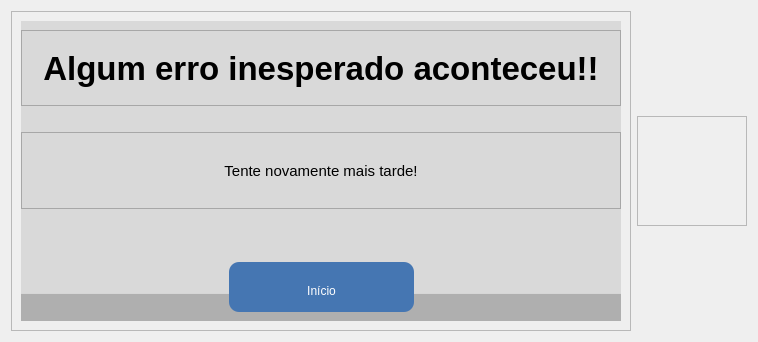
     <widget class="QWidget" name="loadingAndErrorPage">
      <layout class="QHBoxLayout" name="horizontalLayout_26">
       <item>
        <widget class="QFrame" name="frame_13">
         <property name="frameShape">
          <enum>QFrame::StyledPanel</enum>
         </property>
         <property name="frameShadow">
          <enum>QFrame::Raised</enum>
         </property>
         <layout class="QHBoxLayout" name="horizontalLayout_27">
          <item>
           <widget class="QFrame" name="frame_22">
            <property name="minimumSize">
             <size>
              <width>600</width>
              <height>300</height>
             </size>
            </property>
            <property name="maximumSize">
             <size>
              <width>600</width>
              <height>300</height>
             </size>
            </property>
            <property name="styleSheet">
             <string notr="true">background-color: rgb(217, 217, 217);</string>
            </property>
            <property name="frameShape">
             <enum>QFrame::NoFrame</enum>
            </property>
            <property name="frameShadow">
             <enum>QFrame::Raised</enum>
            </property>
            <layout class="QVBoxLayout" name="verticalLayout_23">
             <property name="leftMargin">
              <number>0</number>
             </property>
             <property name="rightMargin">
              <number>0</number>
             </property>
             <property name="bottomMargin">
              <number>0</number>
             </property>
             <item>
              <widget class="QFrame" name="frame_23">
               <property name="maximumSize">
                <size>
                 <width>16777215</width>
                 <height>90</height>
                </size>
               </property>
               <property name="frameShape">
                <enum>QFrame::StyledPanel</enum>
               </property>
               <property name="frameShadow">
                <enum>QFrame::Raised</enum>
               </property>
               <layout class="QHBoxLayout" name="horizontalLayout_103">
                <item>
                 <widget class="QLabel" name="label_73">
                  <property name="font">
                   <font>
                    <pointsize>25</pointsize>
                    <bold>true</bold>
                   </font>
                  </property>
                  <property name="text">
                   <string>Algum erro inesperado aconteceu!!</string>
                  </property>
                  <property name="alignment">
                   <set>Qt::AlignCenter</set>
                  </property>
                 </widget>
                </item>
               </layout>
              </widget>
             </item>
             <item>
              <spacer name="verticalSpacer_17">
               <property name="orientation">
                <enum>Qt::Vertical</enum>
               </property>
               <property name="sizeType">
                <enum>QSizePolicy::Fixed</enum>
               </property>
               <property name="sizeHint" stdset="0">
                <size>
                 <width>20</width>
                 <height>20</height>
                </size>
               </property>
              </spacer>
             </item>
             <item>
              <widget class="QFrame" name="InformationFrame_8">
               <property name="frameShape">
                <enum>QFrame::StyledPanel</enum>
               </property>
               <property name="frameShadow">
                <enum>QFrame::Raised</enum>
               </property>
               <layout class="QVBoxLayout" name="verticalLayout_24">
                <item>
                 <widget class="QLabel" name="label_18">
                  <property name="font">
                   <font>
                    <family>Arial</family>
                    <pointsize>11</pointsize>
                    <italic>false</italic>
                    <bold>false</bold>
                   </font>
                  </property>
                  <property name="styleSheet">
                   <string notr="true"/>
                  </property>
                  <property name="text">
                   <string>Tente novamente mais tarde!</string>
                  </property>
                  <property name="alignment">
                   <set>Qt::AlignCenter</set>
                  </property>
                 </widget>
                </item>
               </layout>
              </widget>
             </item>
             <item>
              <spacer name="verticalSpacer_18">
               <property name="orientation">
                <enum>Qt::Vertical</enum>
               </property>
               <property name="sizeType">
                <enum>QSizePolicy::Fixed</enum>
               </property>
               <property name="sizeHint" stdset="0">
                <size>
                 <width>20</width>
                 <height>30</height>
                </size>
               </property>
              </spacer>
             </item>
             <item>
              <widget class="QFrame" name="ButtonFrame_8">
               <property name="maximumSize">
                <size>
                 <width>16777215</width>
                 <height>80</height>
                </size>
               </property>
               <property name="styleSheet">
                <string notr="true">background-color: qlineargradient(spread:pad, x1:0.5, y1:0.5, x2:0.5, y2:1, stop:0.2746 rgba(217, 217, 217, 255), stop:0.287185 rgba(175, 175, 175, 255));
padding-top:8px;

</string>
               </property>
               <property name="frameShape">
                <enum>QFrame::NoFrame</enum>
               </property>
               <property name="frameShadow">
                <enum>QFrame::Raised</enum>
               </property>
               <layout class="QHBoxLayout" name="horizontalLayout_112">
                <property name="spacing">
                 <number>0</number>
                </property>
                <property name="leftMargin">
                 <number>0</number>
                </property>
                <property name="topMargin">
                 <number>0</number>
                </property>
                <property name="rightMargin">
                 <number>0</number>
                </property>
                <property name="bottomMargin">
                 <number>0</number>
                </property>
                <item>
                 <spacer name="horizontalSpacer_16">
                  <property name="orientation">
                   <enum>Qt::Horizontal</enum>
                  </property>
                  <property name="sizeHint" stdset="0">
                   <size>
                    <width>40</width>
                    <height>20</height>
                   </size>
                  </property>
                 </spacer>
                </item>
                <item>
                 <widget class="QPushButton" name="end_2">
                  <property name="minimumSize">
                   <size>
                    <width>185</width>
                    <height>50</height>
                   </size>
                  </property>
                  <property name="maximumSize">
                   <size>
                    <width>185</width>
                    <height>50</height>
                   </size>
                  </property>
                  <property name="focusPolicy">
                   <enum>Qt::NoFocus</enum>
                  </property>
                  <property name="styleSheet">
                   <string notr="true">QPushButton {
	background-color: rgb(69, 118, 178);
	color: rgb(255, 255, 255);
	font: 22pt &quot;Arial&quot;;
	border-radius: 10px;
}

QPushButton:hover {
	border: 3px solid rgba(0, 170, 255, 0.71);
}

QPushButton:pressed {
	border: 3px solid rgba(0, 170, 255, 0.71);
    background-color:rgb(98, 168, 254);
}</string>
                  </property>
                  <property name="text">
                   <string>Início</string>
                  </property>
                 </widget>
                </item>
                <item>
                 <spacer name="horizontalSpacer_52">
                  <property name="orientation">
                   <enum>Qt::Horizontal</enum>
                  </property>
                  <property name="sizeHint" stdset="0">
                   <size>
                    <width>40</width>
                    <height>20</height>
                   </size>
                  </property>
                 </spacer>
                </item>
               </layout>
              </widget>
             </item>
            </layout>
           </widget>
          </item>
         </layout>
        </widget>
       </item>
       <item>
        <widget class="QFrame" name="frame2">
         <property name="minimumSize">
          <size>
           <width>110</width>
           <height>110</height>
          </size>
         </property>
         <property name="maximumSize">
          <size>
           <width>110</width>
           <height>110</height>
          </size>
         </property>
         <property name="frameShape">
          <enum>QFrame::StyledPanel</enum>
         </property>
         <property name="frameShadow">
          <enum>QFrame::Raised</enum>
         </property>
        </widget>
       </item>
      </layout>
     </widget>
